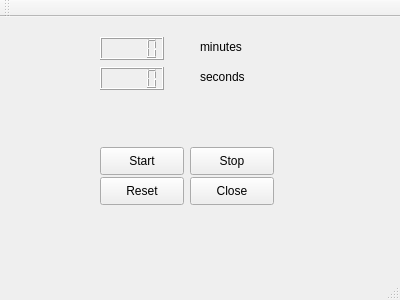
<?xml version="1.0" encoding="UTF-8"?>
<ui version="4.0">
 <class>MainWindow</class>
 <widget class="QMainWindow" name="MainWindow">
  <property name="geometry">
   <rect>
    <x>0</x>
    <y>0</y>
    <width>400</width>
    <height>300</height>
   </rect>
  </property>
  <property name="windowTitle">
   <string>MainWindow</string>
  </property>
  <widget class="QWidget" name="centralWidget">
   <widget class="QPushButton" name="startButton">
    <property name="geometry">
     <rect>
      <x>100</x>
      <y>130</y>
      <width>84</width>
      <height>28</height>
     </rect>
    </property>
    <property name="text">
     <string>Start</string>
    </property>
   </widget>
   <widget class="QPushButton" name="resetButton">
    <property name="geometry">
     <rect>
      <x>100</x>
      <y>160</y>
      <width>84</width>
      <height>28</height>
     </rect>
    </property>
    <property name="text">
     <string>Reset</string>
    </property>
   </widget>
   <widget class="QPushButton" name="stopButton">
    <property name="geometry">
     <rect>
      <x>190</x>
      <y>130</y>
      <width>84</width>
      <height>28</height>
     </rect>
    </property>
    <property name="text">
     <string>Stop</string>
    </property>
   </widget>
   <widget class="QPushButton" name="closeButton">
    <property name="geometry">
     <rect>
      <x>190</x>
      <y>160</y>
      <width>84</width>
      <height>28</height>
     </rect>
    </property>
    <property name="text">
     <string>Close</string>
    </property>
   </widget>
   <widget class="QLCDNumber" name="lcdNumberMin">
    <property name="geometry">
     <rect>
      <x>100</x>
      <y>20</y>
      <width>64</width>
      <height>23</height>
     </rect>
    </property>
    <property name="autoFillBackground">
     <bool>false</bool>
    </property>
   </widget>
   <widget class="QLCDNumber" name="lcdNumberSec">
    <property name="geometry">
     <rect>
      <x>100</x>
      <y>50</y>
      <width>64</width>
      <height>23</height>
     </rect>
    </property>
   </widget>
   <widget class="QLabel" name="label">
    <property name="geometry">
     <rect>
      <x>200</x>
      <y>20</y>
      <width>63</width>
      <height>20</height>
     </rect>
    </property>
    <property name="text">
     <string>minutes</string>
    </property>
   </widget>
   <widget class="QLabel" name="label_2">
    <property name="geometry">
     <rect>
      <x>200</x>
      <y>50</y>
      <width>63</width>
      <height>20</height>
     </rect>
    </property>
    <property name="text">
     <string>seconds</string>
    </property>
   </widget>
  </widget>
  <widget class="QMenuBar" name="menuBar">
   <property name="geometry">
    <rect>
     <x>0</x>
     <y>0</y>
     <width>400</width>
     <height>25</height>
    </rect>
   </property>
  </widget>
  <widget class="QToolBar" name="mainToolBar">
   <attribute name="toolBarArea">
    <enum>TopToolBarArea</enum>
   </attribute>
   <attribute name="toolBarBreak">
    <bool>false</bool>
   </attribute>
  </widget>
  <widget class="QStatusBar" name="statusBar"/>
 </widget>
 <layoutdefault spacing="6" margin="11"/>
 <resources/>
 <connections>
  <connection>
   <sender>closeButton</sender>
   <signal>clicked()</signal>
   <receiver>MainWindow</receiver>
   <slot>close()</slot>
   <hints>
    <hint type="sourcelabel">
     <x>245</x>
     <y>211</y>
    </hint>
    <hint type="destinationlabel">
     <x>298</x>
     <y>236</y>
    </hint>
   </hints>
  </connection>
 </connections>
</ui>
